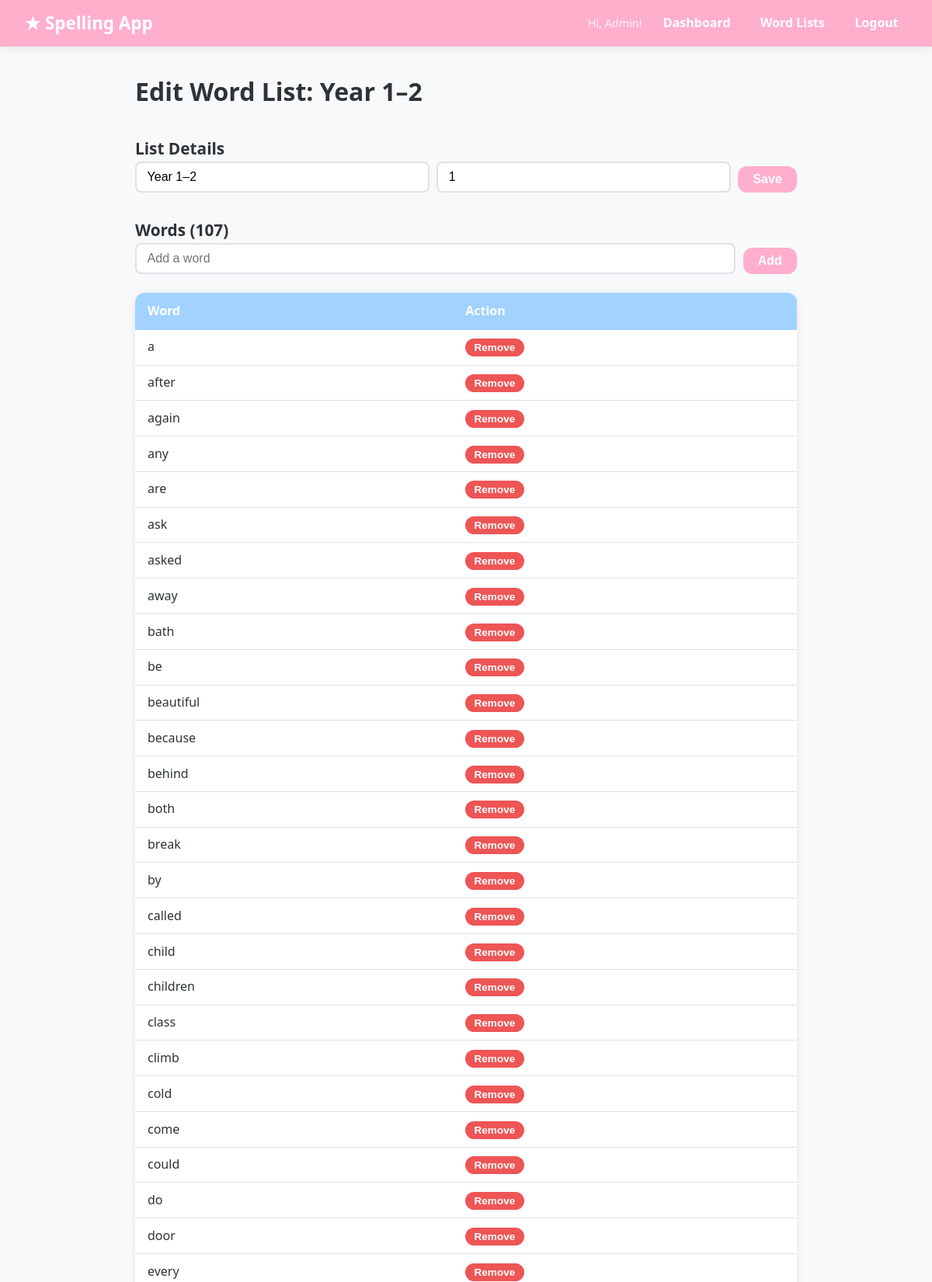
Page /admin/lists/1/edit (signed in, upper part) on the committed database.
### tables this page shows
CREATE TABLE word_lists (
    id         INTEGER PRIMARY KEY AUTOINCREMENT,
    name       TEXT NOT NULL,
    year_group INTEGER
);

CREATE TABLE words (
    id      INTEGER PRIMARY KEY AUTOINCREMENT,
    word    TEXT NOT NULL,
    list_id INTEGER NOT NULL REFERENCES word_lists(id) ON DELETE CASCADE,
    UNIQUE(word, list_id)
);

### routers/admin.py (the view)
@router.get("/lists/{list_id}/edit")
def edit_word_list_form(list_id: int, request: Request, admin=Depends(require_admin)):
    with get_db() as db:
        lst = db.execute("SELECT * FROM word_lists WHERE id=?", (list_id,)).fetchone()
        if not lst:
            raise HTTPException(404)
        words = db.execute(
            "SELECT * FROM words WHERE list_id=? ORDER BY word", (list_id,)
        ).fetchall()
    csrf = generate_csrf_token(request)
    return templates.TemplateResponse(request, "admin/edit_word_list.html", {
        "list": lst, "words": words, "csrf_token": csrf
    })

### templates/admin/edit_word_list.html (shortened to what this page needs)
{% extends "base.html" %}
{% block content %}
<h1>Edit Word List: {{ list.name }}</h1>
<section>
  <h2>List Details</h2>
  <form method="post" action="/admin/lists/{{ list.id }}/edit" class="inline-form">
    <input type="text" name="name" value="{{ list.name }}" required>
    <input type="number" name="year_group" value="{{ list.year_group or '' }}" placeholder="Year group" min="1" max="6">
    <button type="submit" class="btn btn-primary">Save</button>
  </form>
</section>
<section>
  <h2>Words ({{ words|length }})</h2>
  <form method="post" action="/admin/lists/{{ list.id }}/words/add" class="inline-form">
    <input type="text" name="word" placeholder="Add a word" required>
    <button type="submit" class="btn btn-primary">Add</button>
  </form>
  <table class="admin-table">
    <thead><tr><th>Word</th><th>Action</th></tr></thead>
    <tbody>
      {% for w in words %}
      <tr>
        <td>{{ w.word }}</td>
        <td>
          <form method="post" action="/admin/lists/{{ list.id }}/words/{{ w.id }}/delete" style="display:inline">
            <button type="submit" class="btn btn-sm btn-danger">Remove</button>
          </form>
        </td>
      </tr>
      {% endfor %}
    </tbody>
  </table>
</section>
{% endblock %}

### static/css/style.css (style rules this page uses)
:root { --color-1: #FF6B6B; --color-2: #FFE66D; --color-3: #4ECDC4; --color-4: #45B7D1; --color-5: #96CEB4; --bg: #f8f9fa; --text: #2d3436; --surface: #ffffff; --border: #dee2e6; --radius: 12px; --shadow: 0 2px 12px rgba(0,0,0,0.08); }
*, *::before, *::after { box-sizing: border-box; margin: 0; padding: 0; }
body { font-family: 'Segoe UI', system-ui, sans-serif; background: var(--bg); color: var(--text); line-height: 1.6; }
.btn { display: inline-block; padding: 0.5rem 1.2rem; border-radius: var(--radius); border: none; font-size: 1rem; font-weight: 600; cursor: pointer; text-decoration: none; transition: opacity 0.15s, transform 0.1s; }
.btn-primary { background: var(--color-1); color: white; }
.btn-danger { background: #e55; color: white; }
.btn-sm { padding: 0.25rem 0.7rem; font-size: 0.85rem; }
input[type=text], input[type=password], input[type=date], input[type=number], select { width: 100%; padding: 0.55rem 0.85rem; border: 2px solid var(--border); border-radius: 8px; font-size: 1rem; transition: border-color 0.2s; }
.inline-form { display: flex; gap: 0.6rem; flex-wrap: wrap; align-items: flex-end; margin-bottom: 1.5rem; }
.inline-form input, .inline-form select { width: auto; flex: 1; }
.admin-table, .scores-table, .attempts-table { width: 100%; border-collapse: collapse; margin-top: 1rem; background: var(--surface); border-radius: var(--radius); overflow: hidden; box-shadow: var(--shadow); }
.admin-table th, .scores-table th, .attempts-table th { background: var(--color-4); color: white; padding: 0.7rem 1rem; text-align: left; }
.admin-table td, .scores-table td, .attempts-table td { padding: 0.6rem 1rem; border-bottom: 1px solid var(--border); }
section { margin-top: 2rem; }
h1 { font-size: 2rem; margin-bottom: 0.5rem; }
h2 { font-size: 1.3rem; }

### rows in the picture
word_lists: name "Year 1–2", year_group "1"
words: word "a"
words: word "after"
words: word "again"
words: word "any"
words: word "are"
words: word "ask"
words: word "asked"
words: word "away"
words: word "bath"
words: word "be"
words: word "beautiful"
words: word "because"
words: word "behind"
words: word "both"
words: word "break"
words: word "by"
words: word "called"
words: word "child"
words: word "children"
words: word "class"
words: word "climb"
words: word "cold"
words: word "come"
words: word "could"
words: word "do"
words: word "door"
words: word "every"

### other values in the picture
{{ request.session['user']['name'] }} "Admin"
{{ words|length }} "107"
